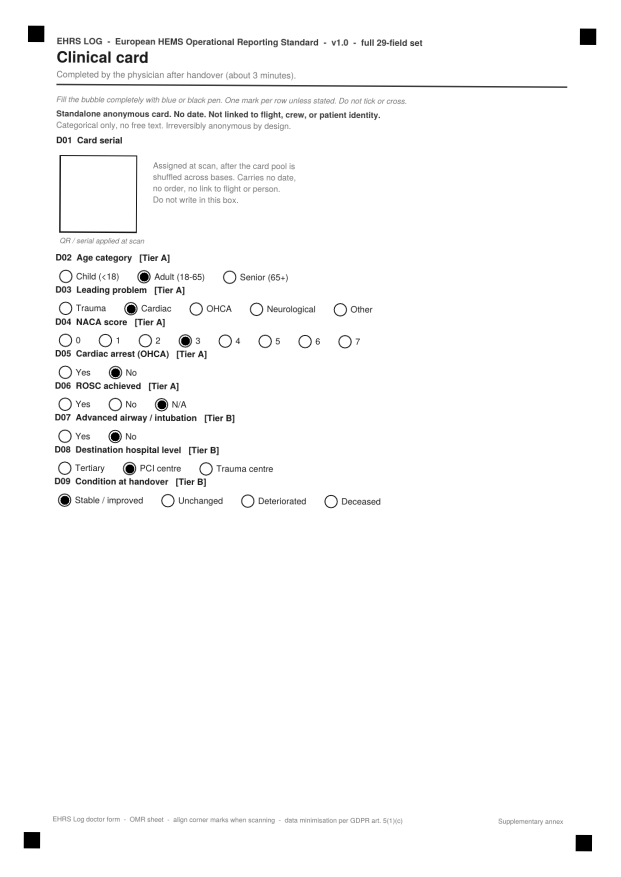
#> input picture ehrs-omr/scans/doctor/card_001.png, 1241 x 1754 px, given in place of blank_pilot-1.png, which was not available (shown at 1/2 size)
$ python test_omr_roundtrip.py
#> lines starting #> are read from the running program, lines starting #| are printed output that depends on the picture; after the words box and inside, x2 and y2 are one past the last pixel; in counts of white or black regions, pixels touching at a corner belong together; pictures that were not available may be replaced by others from this repository, and a replacement may not be noted
### ehrs-omr/omr_reader.py
# -*- coding: utf-8 -*-
# SPDX-License-Identifier: Apache-2.0
# Copyright 2026 Maciej Kasperek
"""
EHRS Log OMR reader (proof of concept).

Reads scanned EHRS Log forms, finds the four solid corner fiducials, maps the
layout coordinate frame onto the scan via a homography, samples each bubble
interior, and writes the recovered records to an Excel workbook (one sheet per
stream: pilot / doctor / dispatcher).

Anonymity: doctor cards are pooled and SHUFFLED before sequential serial
numbers (D01) are assigned, so the serial carries no order, date, or link.

Usage:
    python omr_reader.py --layout EHRS_forms_layout_full.json \\
        --root scans/ --out EHRS_capture.xlsx
where scans/ holds subfolders pilot/ doctor/ dispatcher/ with page images
(PNG/JPG). Auto fields and the doctor serial are left for the back end / scan
step; everything bubbled is recovered here.
"""
import argparse
import glob
import json
import os
import random

import cv2
import numpy as np
from openpyxl import Workbook
from openpyxl.styles import Font, PatternFill

FILL_THRESH = 0.35      # interior dark fraction above which a bubble counts as marked
INTERIOR = 0.62         # sample this fraction of the radius (skip the printed ring)


# ----------------------------- layout helpers -----------------------------
def load_layout(path):
#> called with path = 'EHRS_forms_layout_full.json'
    with open(path) as f:
#> (reads ehrs-omr/EHRS_forms_layout_full.json from the repository)
        return json.load(f)


def fiducials_ordered(form_layout):
    """Layout fiducial centres (x, y_top in pt) ordered TL, TR, BL, BR."""
    pts = form_layout["fiducials"]
    s = sorted(pts, key=lambda p: p[1])
    top = sorted(s[:2], key=lambda p: p[0])
    bot = sorted(s[2:], key=lambda p: p[0])
    return [top[0], top[1], bot[0], bot[1]]


# ----------------------------- image pipeline -----------------------------
def load_gray(path):
    img = cv2.imread(path, cv2.IMREAD_GRAYSCALE)
    if img is None:
        raise RuntimeError("cannot read image: %s" % path)
    return img


def find_fiducials(gray):
    """Return the four corner fiducial centres in pixels, ordered TL, TR, BL, BR."""
    h, w = gray.shape
    _, bw = cv2.threshold(gray, 0, 255, cv2.THRESH_BINARY_INV + cv2.THRESH_OTSU)
    bw = cv2.morphologyEx(bw, cv2.MORPH_CLOSE, np.ones((3, 3), np.uint8))
    cnts, _ = cv2.findContours(bw, cv2.RETR_EXTERNAL, cv2.CHAIN_APPROX_SIMPLE)
    area = w * h
    cand = []
    for c in cnts:
        a = cv2.contourArea(c)
        if a < area * 0.0003 or a > area * 0.01:
            continue
        x, y, ww, hh = cv2.boundingRect(c)
        ar = ww / float(hh) if hh else 0
        extent = a / float(ww * hh) if ww * hh else 0
        if 0.6 < ar < 1.6 and extent > 0.7:   # solid square-ish blob
            cand.append((x + ww / 2.0, y + hh / 2.0, a))
    if len(cand) < 4:
        raise RuntimeError("found %d fiducial candidates, need 4" % len(cand))
    corners = [(0, 0), (w, 0), (0, h), (w, h)]
    chosen, used = [], set()
    for (rx, ry) in corners:
        best, bestd, bi = None, 1e18, -1
        for i, (cx, cy, a) in enumerate(cand):
            if i in used:
                continue
            d = (cx - rx) ** 2 + (cy - ry) ** 2
            if d < bestd:
                bestd, best, bi = d, (cx, cy), i
        used.add(bi)
        chosen.append(best)
    return np.array(chosen, dtype=np.float32)


def build_homography(form_layout, fid_px):
    src = np.array(fiducials_ordered(form_layout), dtype=np.float32)
    H, _ = cv2.findHomography(src, fid_px)
    return H


def map_pt(H, x, y):
    v = H @ np.array([x, y, 1.0])
    return v[0] / v[2], v[1] / v[2]


def fill_ratio(gray, H, cx, cy, r):
    px, py = map_pt(H, cx, cy)
    rx, ry = map_pt(H, cx + r, cy)
    rad = max(3.0, ((rx - px) ** 2 + (ry - py) ** 2) ** 0.5) * INTERIOR
    h, w = gray.shape
    x0, x1 = int(px - rad), int(px + rad)
    y0, y1 = int(py - rad), int(py + rad)
    x0, y0 = max(0, x0), max(0, y0)
    x1, y1 = min(w - 1, x1), min(h - 1, y1)
    patch = gray[y0:y1, x0:x1]
    if patch.size == 0:
        return 0.0
    return float((patch < 128).mean())


# ----------------------------- form reading -----------------------------
def read_form(gray, form_layout, H, fill_thresh=FILL_THRESH):
    out, flags = {}, {}
    for fid, spec in form_layout["fields"].items():
        t = spec["type"]
        if t in ("auto", "qr_serial"):
            out[fid] = ""                       # back end / scan step fills these
        elif t == "digit_key":
            digits, multi = "", False
            for place in spec["places"]:
                ratios = [(b["digit"], fill_ratio(gray, H, b["cx"], b["cy"], b["r"]))
                          for b in place["bubbles"]]
                marked = [d for d, rr in ratios if rr >= fill_thresh]
                if len(marked) == 1:
                    digits += str(marked[0])
                elif not marked:
                    digits += "0"               # blank leading/internal row = 0
                else:
                    digits += str(max(ratios, key=lambda z: z[1])[0])
                    multi = True
            out[fid] = digits
            if multi:
                flags[fid] = "multi"
        elif t == "bubble_single":
            ratios = [(o["value"], fill_ratio(gray, H, o["cx"], o["cy"], o["r"]))
                      for o in spec["options"]]
            marked = [v for v, rr in ratios if rr >= fill_thresh]
            if len(marked) == 1:
                out[fid] = marked[0]
            elif not marked:
                out[fid] = ""
                flags[fid] = "blank"
            else:
                out[fid] = max(ratios, key=lambda z: z[1])[0]
                flags[fid] = "multi"
        elif t == "digit_count":
            counts = {}
            for sub, sd in spec["subcounts"].items():
                digits, ok = "", True
                for place in sd["places"]:
                    ratios = [(b["digit"], fill_ratio(gray, H, b["cx"], b["cy"], b["r"]))
                              for b in place["bubbles"]]
                    marked = [d for d, rr in ratios if rr >= fill_thresh]
                    if len(marked) == 1:
                        digits += str(marked[0])
                    elif not marked:
                        digits += "0"
                    else:
                        digits += str(max(ratios, key=lambda z: z[1])[0])
                        ok = False
                counts[sub] = int(digits) if digits else 0
                if not ok:
                    flags["%s.%s" % (fid, sub)] = "multi"
            out[fid] = counts
    return out, flags


def process_images(layout, form_key, image_paths, fill_thresh=FILL_THRESH):
    fl = layout["forms"][form_key]
    records = []
    for p in sorted(image_paths):
        gray = load_gray(p)
        fid_px = find_fiducials(gray)
        H = build_homography(fl, fid_px)
        rec, flags = read_form(gray, fl, H, fill_thresh)
        rec["_source"] = os.path.basename(p)
        rec["_flags"] = ";".join("%s:%s" % (k, v) for k, v in flags.items())
        records.append(rec)
    if form_key == "doctor":
        random.shuffle(records)                 # pool shuffle BEFORE serial assignment
        for i, rec in enumerate(records, 1):
            rec["D01"] = "EHRS-%05d" % i
    return records


# ----------------------------- excel output -----------------------------
# [75 lines left out: functions columns_for, write_excel, main, not called in this run]


# [2 lines that do not run on import are left out]

### ehrs-omr/test_omr_roundtrip.py
# -*- coding: utf-8 -*-
# SPDX-License-Identifier: Apache-2.0
# Copyright 2026 Maciej Kasperek
"""
Round-trip self-test for the EHRS Log OMR reader.

Renders the blank full-variant forms, plants known answers by drawing filled
bubbles at the layout coordinates, perturbs each page with a mild rotation and
scale to imitate a scan, runs the reader, and checks the recovered values match
the planted ones. Also emits a sample Excel capture.
"""
import os
import subprocess
import random

import cv2
import numpy as np

import omr_reader as omr

DPI = 150
SCALE = DPI / 72.0
LAYOUT_PATH = "EHRS_forms_layout_full.json"
SCANS = "scans"


def render_blank(form_key):
#> called with form_key = 'pilot'
    pdf = "EHRS_form_%s_full.pdf" % form_key
    out = "blank_%s" % form_key
    subprocess.run(["pdftoppm", "-png", "-r", str(DPI), pdf, out],
                   check=True, stdout=subprocess.DEVNULL, stderr=subprocess.DEVNULL)
#> (this line was passed over: subprocess is not available in this run)
    return out + "-1.png"


def px(cx, cy):
    return int(round(cx * SCALE)), int(round(cy * SCALE))


def fill_bubble(img, cx, cy, r):
    p = px(cx, cy)
    cv2.circle(img, p, max(3, int(round(r * SCALE * 0.72))), 0, -1)


def fill_single(img, spec, value):
    for o in spec["options"]:
        if str(o["value"]) == str(value):
            fill_bubble(img, o["cx"], o["cy"], o["r"])
            return
    raise KeyError("option %r not in %s" % (value, [o["value"] for o in spec["options"]]))


def fill_count(img, spec, sub, number):
    sd = spec["subcounts"][sub]
    places = sd["places"]
    if len(places) == 2:
        digit_for = {"tens": number // 10, "units": number % 10}
    else:
        digit_for = {"units": number}
    for place in places:
        d = digit_for[place["place"]]
        for b in place["bubbles"]:
            if b["digit"] == d:
                fill_bubble(img, b["cx"], b["cy"], b["r"])
                break


def perturb(img, angle, scale):
    h, w = img.shape
    M = cv2.getRotationMatrix2D((w / 2.0, h / 2.0), angle, scale)
    return cv2.warpAffine(img, M, (w, h), flags=cv2.INTER_LINEAR,
                          borderValue=255)


def fill_key(img, spec, number_str):
    places = spec["places"]
    s = str(number_str).zfill(len(places))
    for i, place in enumerate(places):
        d = int(s[i])
        for b in place["bubbles"]:
            if b["digit"] == d:
                fill_bubble(img, b["cx"], b["cy"], b["r"])
                break


# ----------------------- planted answers -----------------------
PILOT = {"P01": "004821", "P04": "Secondary", "P06": "IMC", "P12": "Physician + paramedic"}

DOCTORS = [
    {"D02": "Adult (18-65)", "D03": "Cardiac", "D04": "3", "D05": "No",
     "D06": "N/A", "D07": "No", "D08": "PCI centre", "D09": "Stable / improved"},
    {"D02": "Senior (65+)", "D03": "OHCA", "D04": "6", "D05": "Yes",
     "D06": "Yes", "D07": "Yes", "D08": "Tertiary", "D09": "Deteriorated"},
    {"D02": "Child (<18)", "D03": "Trauma", "D04": "5", "D05": "No",
     "D06": "N/A", "D07": "Yes", "D08": "Trauma centre", "D09": "Unchanged"},
]

DISPATCH = {
    "X04": {"total": 12, "pre_launch": 3, "en_route": 5, "on_scene": 4},
    "X05": {"total": 7, "weather": 4, "crew_duty": 1, "technical": 1, "parallel": 1},
    "X06": {"total": 2},
}


def synth_pilot(layout):
    fl = layout["forms"]["pilot"]
    img = cv2.imread(render_blank("pilot"), cv2.IMREAD_GRAYSCALE)
#> img is the input picture: shape (1754, 1241); min 0, max 255, mean 250
    for fid, val in PILOT.items():
        if fid == "P01":
            fill_key(img, fl["fields"][fid], val)
        else:
            fill_single(img, fl["fields"][fid], val)
#> this loop made 4 passes
#> s in fill_key on pass 1: '004821'
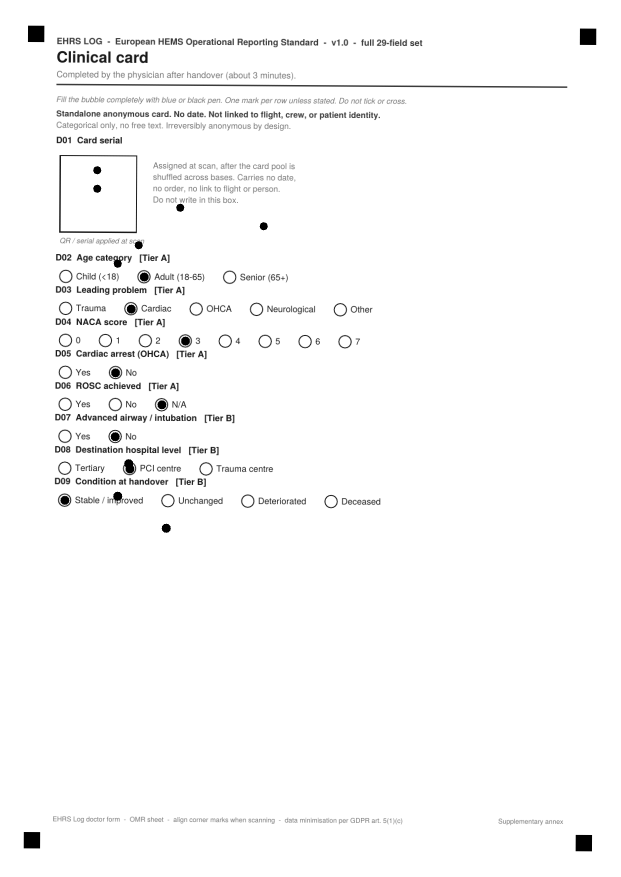
#> img: shape (1754, 1241) (shown at 1/2 size); 0.09% of pixels changed, all inside (x1, y1, x2, y2) = (186, 332, 536, 1066)
    img = perturb(img, angle=1.3, scale=0.985)
#> in perturb, `return cv2.warpAffine(img, M, (w, h), flags=cv2.INTER_LINEAR, borderVa..`:
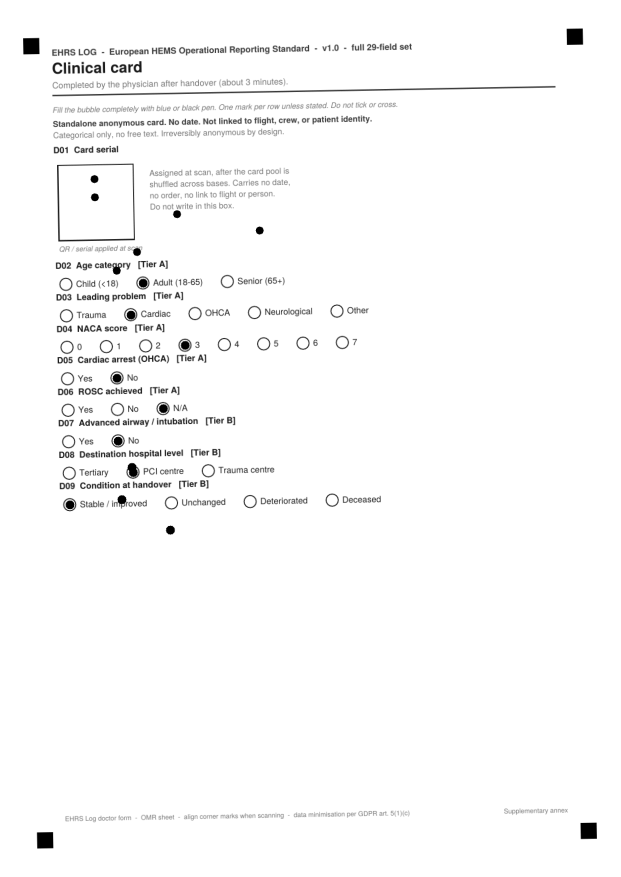
#> returned value: shape (1754, 1241) (shown at 1/2 size); min 0, max 255, mean 250
    os.makedirs(os.path.join(SCANS, "pilot"), exist_ok=True)
    cv2.imwrite(os.path.join(SCANS, "pilot", "pilot_001.png"), img)


def synth_doctor(layout):
    fl = layout["forms"]["doctor"]
    base = render_blank("doctor")
    os.makedirs(os.path.join(SCANS, "doctor"), exist_ok=True)
    for i, ans in enumerate(DOCTORS, 1):
        img = cv2.imread(base, cv2.IMREAD_GRAYSCALE)
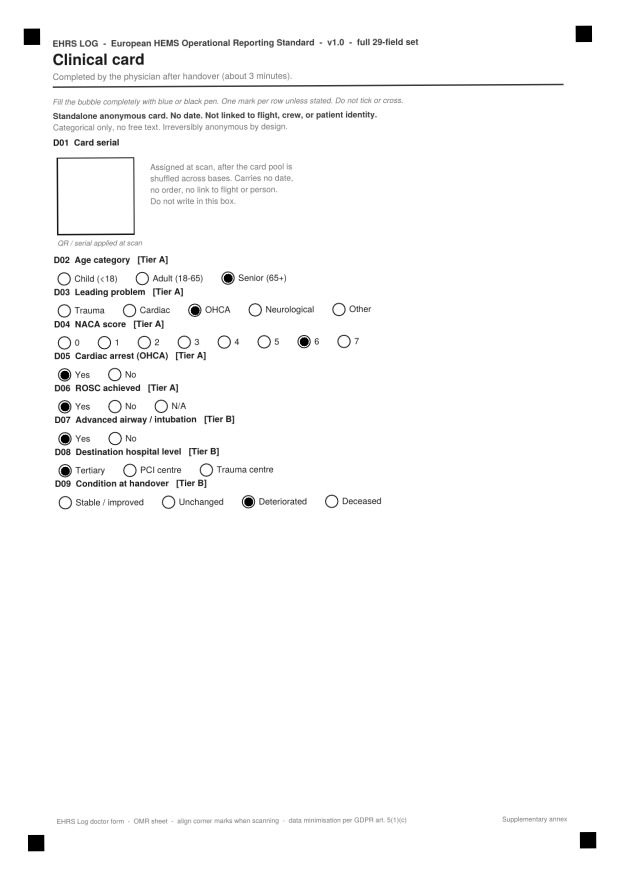
#> input picture ehrs-omr/scans/doctor/card_002.png, 1241 x 1754 px, given in place of blank_doctor-1.png, which was not available (shown at 1/2 size)
#> img is the input picture: shape (1754, 1241); min 0, max 255, mean 250
        for fid, val in ans.items():
            fill_single(img, fl["fields"][fid], val)
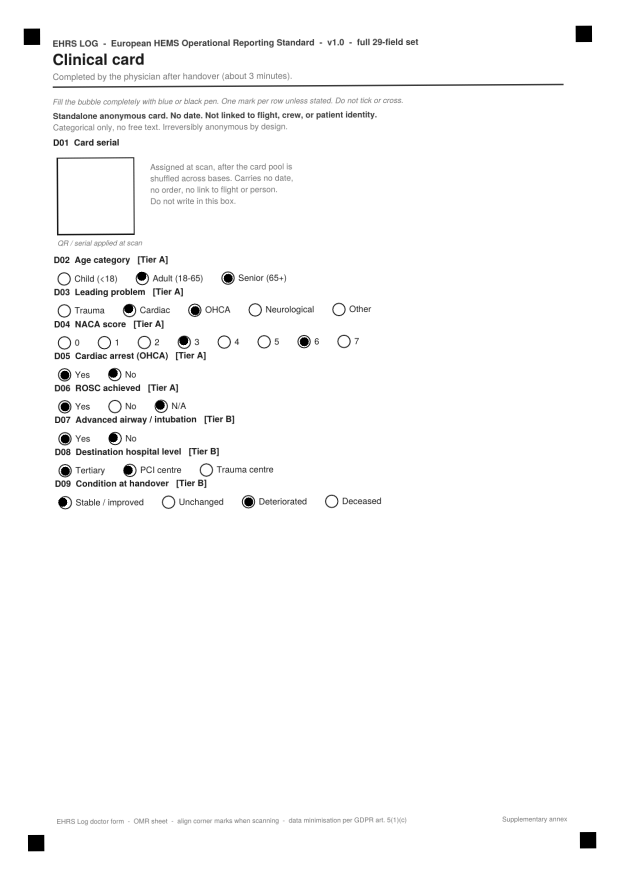
#> img: shape (1754, 1241) (shown at 1/2 size); 0.09% of pixels changed, all inside (x1, y1, x2, y2) = (116, 543, 377, 1014)
        img = perturb(img, angle=-0.9 + 0.6 * i, scale=0.99)
#> call 2 of perturb, with angle = -0.3, scale = 0.99
#> in perturb (call 2), `return cv2.warpAffine(img, M, (w, h), flags=cv2.INTER_LINEAR, borderVa..`:
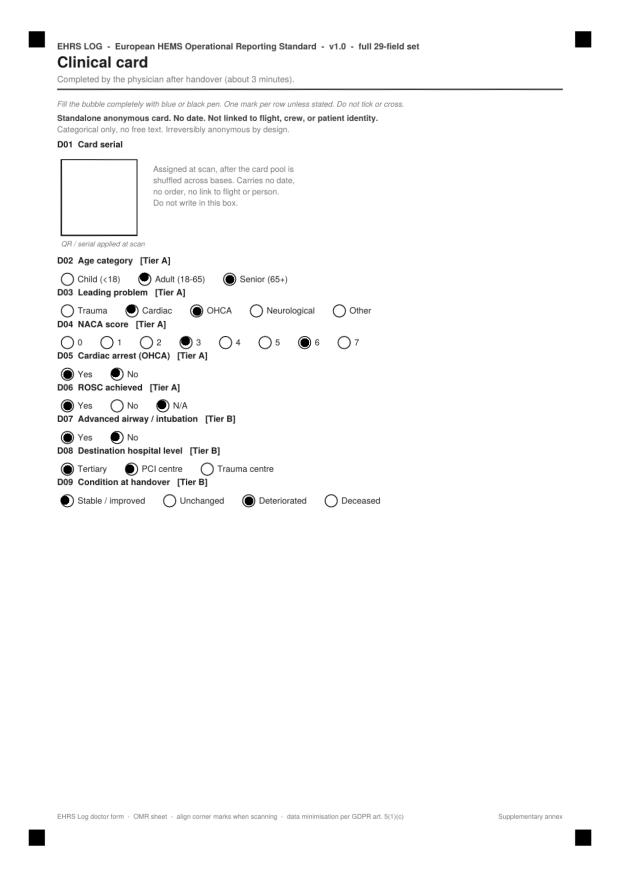
#> returned value: shape (1754, 1241) (shown at 1/2 size); min 0, max 255, mean 249.9
        cv2.imwrite(os.path.join(SCANS, "doctor", "card_%03d.png" % i), img)


def synth_dispatcher(layout):
    fl = layout["forms"]["dispatcher"]
    img = cv2.imread(render_blank("dispatcher"), cv2.IMREAD_GRAYSCALE)
    for fid, subs in DISPATCH.items():
        for sub, n in subs.items():
            fill_count(img, fl["fields"][fid], sub, n)
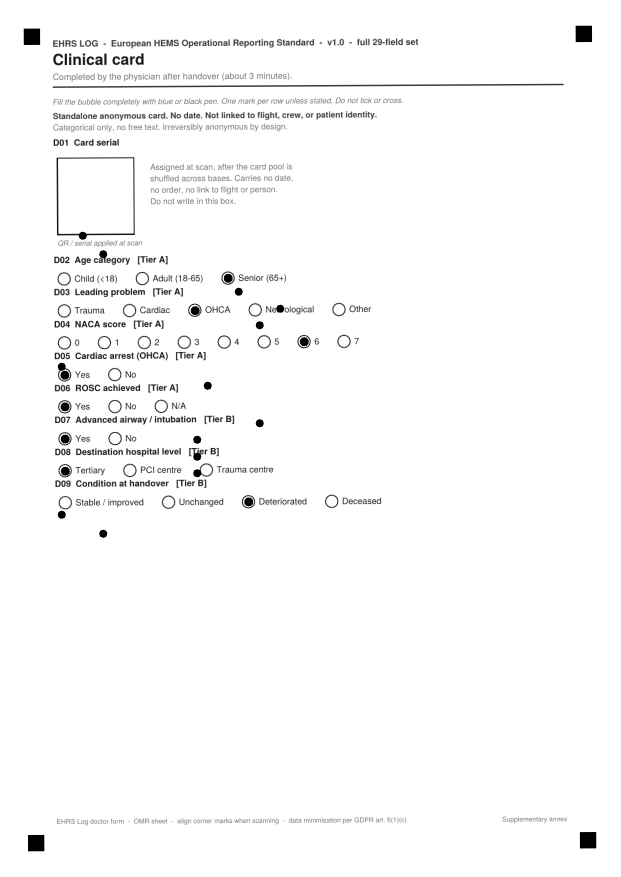
#> img: shape (1754, 1241) (shown at 1/2 size); 0.12% of pixels changed, all inside (x1, y1, x2, y2) = (115, 463, 569, 1076)
    img = perturb(img, angle=-1.1, scale=0.99)
#> in perturb (call 5), `return cv2.warpAffine(img, M, (w, h), flags=cv2.INTER_LINEAR, borderVa..`:
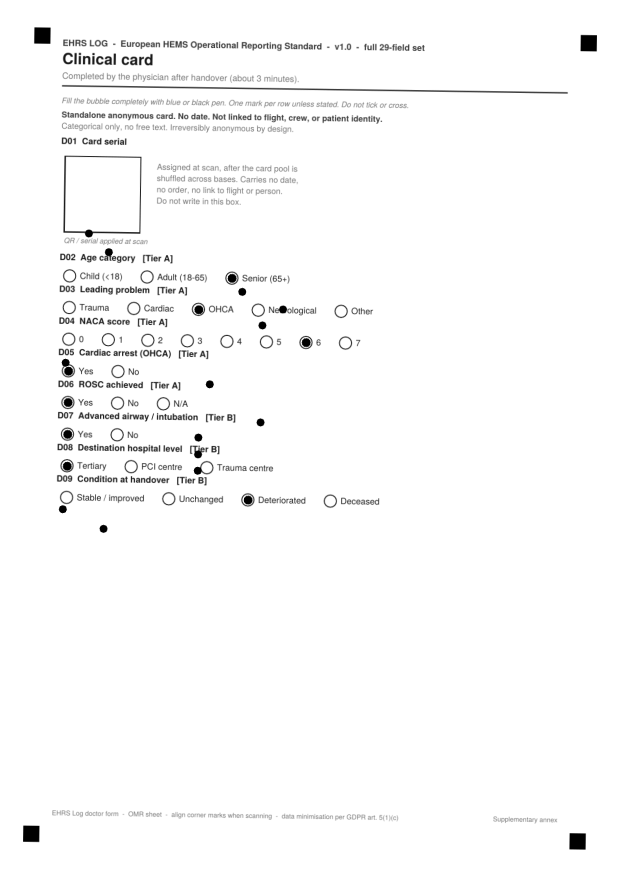
#> returned value: shape (1754, 1241) (shown at 1/2 size); min 0, max 255, mean 249.8
    os.makedirs(os.path.join(SCANS, "dispatcher"), exist_ok=True)
    cv2.imwrite(os.path.join(SCANS, "dispatcher", "dispatch_001.png"), img)


def main():
    random.seed(7)
    layout = omr.load_layout(LAYOUT_PATH)
    synth_pilot(layout)
    synth_doctor(layout)
    synth_dispatcher(layout)

    all_records = {}
    for fk in ("pilot", "doctor", "dispatcher"):
        import glob
        imgs = glob.glob(os.path.join(SCANS, fk, "*.png"))
        all_records[fk] = omr.process_images(layout, fk, imgs)

    ok = True

    # pilot
#> (the run stopped early here; a loop or call above may not have finished)
